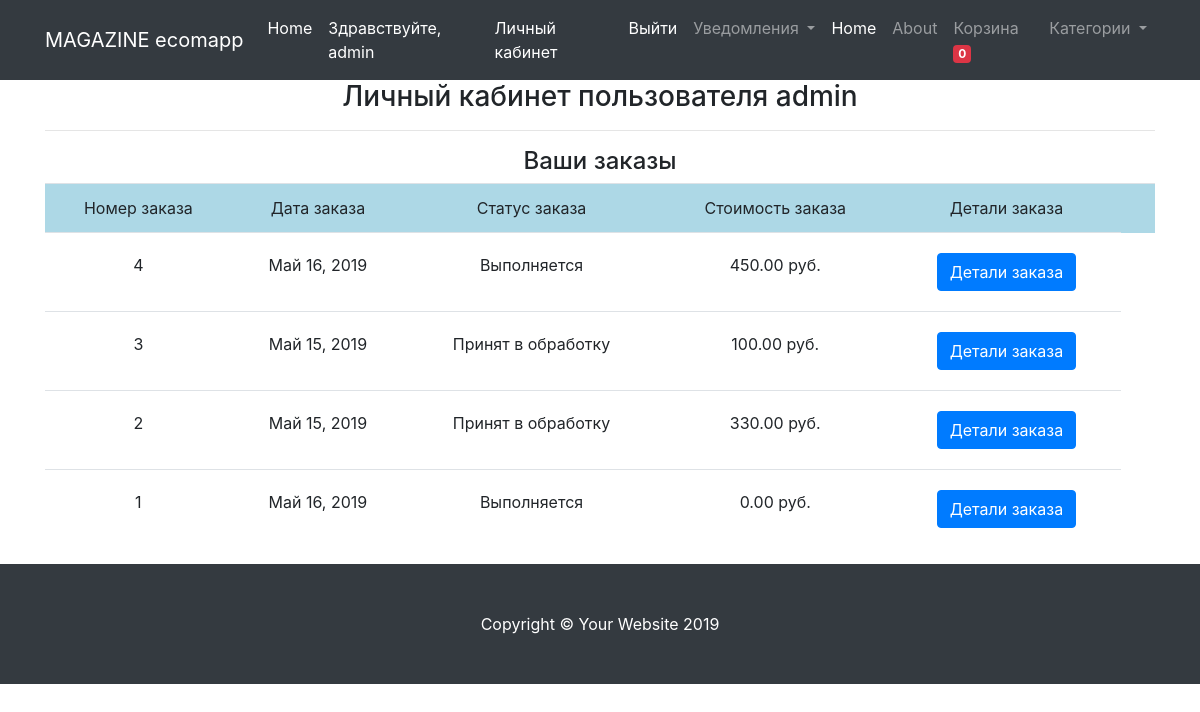
The app's page /account/ (signed in) with its own data.
### ecomapp/models.py (models this page shows, shortened)
class Order(models.Model):
    user = models.ForeignKey(settings.AUTH_USER_MODEL, on_delete=models.CASCADE)
    items = models.ForeignKey(Cart, on_delete=models.CASCADE)
    total = models.DecimalField(max_digits=9, decimal_places=2, default=0.00)
    first_name = models.CharField(max_length=200)
    last_name = models.CharField(max_length=200)
    phone =  models.CharField(max_length=20)
    address = models.CharField(max_length=255)
    buying_type =  models.CharField (max_length=40, choices=(('Самовывоз', 'Самовывоз'), ('Доставка','Доставка')), default='Самовывоз')
    date = models.DateField(auto_now=True)
    comments = models.TextField()
    status = models.CharField(max_length=100, choices=ORDER_STATUS_CHOICES, default=ORDER_STATUS_CHOICES[0][0])

### ecomapp/views.py (the view)
# urls.py: path('account/', account_view, name='account'),
def account_view(request):
    order = Order.objects.filter(user=request.user).order_by('-id')
    categories = Category.objects.all()
    for item in order:
        for new_item in item.items.items.all():
            pass
    context = {
        'order': order,
        'categories': categories
    }
    return render(request, 'account.html', context)

### ecomapp/models.py (called while the page is built)
    def get_absolute_url(self):
        return reverse("category_detail", kwargs={"category_slug": self.slug})

### ecomapp/templates/account.html (shortened to what this page needs)
{% extends 'base.html' %}
{% block content %}
<br>
<h3 class="text-center">Личный кабинет пользователя {{ request.user }}</h3>
<hr>
<h4 class='text-center'>Ваши заказы</h4>
<table class='table'>
<tr style='background:lightblue;'>
	<td class='text-center'>Номер заказа</td>
	<td class='text-center'>Дата заказа</td>
	<td class='text-center'>Статус заказа</td>
	<td class='text-center'>Стоимость заказа</td>
	<td class='text-center'>Детали заказа</td>
	<td></td>
</tr>
{% for item in order %}
<tr>
	<td class='text-center' style='padding-top: 20px; padding-bottom: 20px;'>{{ item.id }}</td>
	<td class='text-center' style='padding-top: 20px; padding-bottom: 20px;'>{{ item.date }}</td>
	<td class='text-center' style='padding-top: 20px; padding-bottom: 20px;'>{{ item.status }}</td>
	<td class='text-center' style='padding-top: 20px; padding-bottom: 20px;'>{{ item.total }} руб.</td>
	<td class='text-center' style='padding-top: 20px; padding-bottom: 20px;'><button type="button" class="btn btn-primary btn-md" data-toggle="modal" data-target="#myModal-{{ item.id }}">
  Детали заказа
</button></td>
</tr>
{% endfor %}
</table>
{% endblock content %}

### ecomapp/templates/base.html (shortened to what this page needs)
{% load staticfiles %}
{% load notifications_tags %}
<!DOCTYPE html>
<html lang="en">
<head>
  <link href="{% static "css/bootstrap.css" %}" rel="stylesheet">
  <link  href="{% static "css/shop-homepage.css" %}" rel="stylesheet"
</head>
  <nav class="navbar navbar-expand-lg navbar-dark bg-dark fixed-top">
    <div class="container">
      <a class="navbar-brand" href="/">MAGAZINE ecomapp</a>
      <div class="collapse navbar-collapse" id="navbarResponsive">
        <ul class="navbar-nav ml-auto">
          <li class="nav-item active">
            <a class="nav-link" href="/">Home
            </a>
          </li>
          {% if not request.user.is_authenticated %}
					<li class="nav-item active">
            <a class="nav-link" href="/">Здравствуйте, гость!
              <span class="sr-only">(current)</span>
            </a>
          </li>
          <li class="nav-item active">
            <a class="nav-link" href='{% url "login" %}'>Войти
              <span class="sr-only">(current)</span>
            </a>
          </li>
          <li class="nav-item active">
            <a class="nav-link" href='{% url "registration" %}'>Регистрация
              <span class="sr-only">(current)</span>
            </a>
          </li>
          {% else %}
          <li class="nav-item active">
            <a class="nav-link" href="#">Здравствуйте, {{ request.user }}
            </a>
          </li>
          <li class="nav-item active">
            <a class="nav-link" href='{% url "account" %}'>Личный кабинет
            </a>
          </li>
          <li class="nav-item active">
            <a class="nav-link" href='{% url "logout" %}'>Выйти
            </a>
          </li>
          <li class="nav-item dropdown">
            <a class="nav-link dropdown-toggle" href="#" id="navbarDropdown" role="button" data-toggle="dropdown" aria-haspopup="true" aria-expanded="false">
              Уведомления {% live_notify_badge badge_class="badge badge-info" %}
            </a>
          </li>
					{% endif %}
          <li class="nav-item active">
            <a class="nav-link" href="/">Home
            </a>
          </li>
          <li class="nav-item">
            <a class="nav-link" href="#">About</a>
          </li>
          <li class="nav-item">
            <a class="nav-link" href=" {% url "cart" %} ">Корзина <span class='badge  badge-danger' id='cart_count'>  {% if not request.session.total %} 0 {% else %} {{ request.session.total }} {% endif %} </span></a>
          </li>
          {% if not request.get_full_path == '/' %}
          <li class="nav-item dropdown">
            <a class="nav-link dropdown-toggle" href="#" id="navbarDropdown" role="button" data-toggle="dropdown" aria-haspopup="true" aria-expanded="false">
              Категории
            </a>
          </li>
           {% endif %}
        </ul>
      </div>
    </div>
  </nav>
  <div class="container">
    {% block content %}{% endblock content %}
  </div>
  <footer class="py-5 bg-dark">
    <div class="container">
      <p class="m-0 text-center text-white">Copyright &copy; Your Website 2019</p>
    </div>
  </footer>
</body>
</html>

### records on screen
Order: id "4", date "Май 16, 2019", status "Выполняется", total "450.00"
Order: id "3", date "Май 15, 2019", status "Принят в обработку", total "100.00"
Order: id "2", date "Май 15, 2019", status "Принят в обработку", total "330.00"
Order: id "1", date "Май 16, 2019", status "Выполняется", total "0.00"

### other values on screen
{{ request.user }} "admin"
